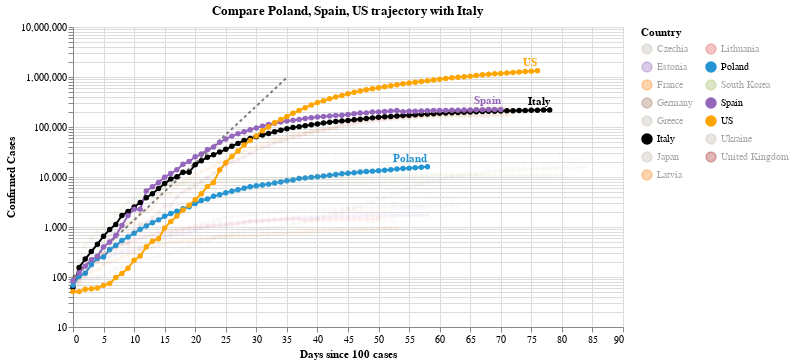

Notebook cell for this chart:
### Code cell
#hide_input
chart2 = make_since_chart(dff2, ['Poland', 'Spain', 'US'], baseline_countries)
chart2

### Figure 1 — Vega-Lite specification as saved in the notebook (floating-point values rounded to 4 significant figures; data arrays with more than 128 entries replaced by an {"elided": "..."} marker saying what was removed)
{"config": {"view": {"continuousWidth": 400, "continuousHeight": 300}}, "layer": [{"data": {"name": "data-628230001892d6798b50651be41d1b3e"}, "mark": {"type": "line", "color": "black", "opacity": 0.5, "strokeDash": [3, 3]}, "encoding": {"x": {"type": "quantitative", "field": "Days since 100 cases"}, "y": {"type": "quantitative", "field": "Confirmed Cases"}}}, {"data": {"name": "data-bd0f9c2c95d9cda0ca8de9f960e61161"}, "mark": {"type": "line", "point": true}, "encoding": {"color": {"type": "nominal", "field": "Country", "legend": {"columns": 2}, "scale": {"domain": ["Czechia", "Estonia", "France", "Germany", "Greece", "Italy", "Japan", "Latvia", "Lithuania", "Poland", "South Korea", "Spain", "US", "Ukraine", "United Kingdom"], "range": ["#C1B7AD", "#9467bd", "#F58518", "#9D755D", "#C1B7AD", "black", "#C1B7AD", "#F58518", "#E45756", "#2495D3", "#A1BA59", "#9467bd", "orange", "#C1B7AD", "brown"]}}, "opacity": {"condition": {"value": 1, "selection": "selector010"}, "value": 0.05}, "tooltip": [{"type": "nominal", "field": "Country"}, {"type": "temporal", "field": "Date"}, {"type": "quantitative", "field": "Confirmed Cases"}, {"type": "quantitative", "field": "Days since 100 cases"}], "x": {"type": "quantitative", "field": "Days since 100 cases"}, "y": {"type": "quantitative", "field": "Confirmed Cases", "scale": {"type": "log"}}}, "selection": {"selector010": {"type": "multi", "fields": ["Country"], "bind": "legend", "init": [{"Country": "Poland"}, {"Country": "Spain"}, {"Country": "US"}, {"Country": "Italy"}]}}, "width": 550}, {"data": {"name": "data-bd0f9c2c95d9cda0ca8de9f960e61161"}, "mark": {"type": "text", "align": "right", "dy": -8, "fontWeight": "bold"}, "encoding": {"color": {"type": "nominal", "field": "Country", "legend": {"columns": 2}, "scale": {"domain": ["Czechia", "Estonia", "France", "Germany", "Greece", "Italy", "Japan", "Latvia", "Lithuania", "Poland", "South Korea", "Spain", "US", "Ukraine", "United Kingdom"], "range": ["#C1B7AD", "#9467bd", "#F58518", "#9D755D", "#C1B7AD", "black", "#C1B7AD", "#F58518", "#E45756", "#2495D3", "#A1BA59", "#9467bd", "orange", "#C1B7AD", "brown"]}}, "opacity": {"condition": {"value": 1, "selection": "selector010"}, "value": 0.05}, "text": {"type": "nominal", "field": "Country"}, "tooltip": [{"type": "nominal", "field": "Country"}, {"type": "temporal", "field": "Date"}, {"type": "quantitative", "field": "Confirmed Cases"}, {"type": "quantitative", "field": "Days since 100 cases"}], "x": {"type": "quantitative", "field": "Days since 100 cases"}, "y": {"type": "quantitative", "field": "Confirmed Cases", "scale": {"type": "log"}}}, "transform": [{"filter": "(datum['Date'] >= 1589068800000)"}], "width": 550}], "title": "Compare Poland, Spain, US trajectory with Italy", "$schema": "https://vega.github.io/schema/vega-lite/v4.0.2.json", "datasets": {"data-628230001892d6798b50651be41d1b3e": [{"Days since 100 cases": 0, "Confirmed Cases": 100.0}, {"Days since 100 cases": 1, "Confirmed Cases": 130.0}, {"Days since 100 cases": 2, "Confirmed Cases": 169.0}, {"Days since 100 cases": 3, "Confirmed Cases": 219.7}, {"Days since 100 cases": 4, "Confirmed Cases": 285.6}, {"Days since 100 cases": 5, "Confirmed Cases": 371.3}, {"Days since 100 cases": 6, "Confirmed Cases": 482.7}, {"Days since 100 cases": 7, "Confirmed Cases": 627.5}, {"Days since 100 cases": 8, "Confirmed Cases": 815.7}, {"Days since 100 cases": 9, "Confirmed Cases": 1060.0}, {"Days since 100 cases": 10, "Confirmed Cases": 1379.0}, {"Days since 100 cases": 11, "Confirmed Cases": 1792.0}, {"Days since 100 cases": 12, "Confirmed Cases": 2330.0}, {"Days since 100 cases": 13, "Confirmed Cases": 3029.0}, {"Days since 100 cases": 14, "Confirmed Cases": 3937.0}, {"Days since 100 cases": 15, "Confirmed Cases": 5119.0}, {"Days since 100 cases": 16, "Confirmed Cases": 6654.0}, {"Days since 100 cases": 17, "Confirmed Cases": 8650.0}, {"Days since 100 cases": 18, "Confirmed Cases": 11250.0}, {"Days since 100 cases": 19, "Confirmed Cases": 14620.0}, {"Days since 100 cases": 20, "Confirmed Cases": 19000.0}, {"Days since 100 cases": 21, "Confirmed Cases": 24710.0}, {"Days since 100 cases": 22, "Confirmed Cases": 32120.0}, {"Days since 100 cases": 23, "Confirmed Cases": 41750.0}, {"Days since 100 cases": 24, "Confirmed Cases": 54280.0}, {"Days since 100 cases": 25, "Confirmed Cases": 70560.0}, {"Days since 100 cases": 26, "Confirmed Cases": 91730.0}, {"Days since 100 cases": 27, "Confirmed Cases": 119300.0}, {"Days since 100 cases": 28, "Confirmed Cases": 155000.0}, {"Days since 100 cases": 29, "Confirmed Cases": 201500.0}, {"Days since 100 cases": 30, "Confirmed Cases": 262000.0}, {"Days since 100 cases": 31, "Confirmed Cases": 340600.0}, {"Days since 100 cases": 32, "Confirmed Cases": 442800.0}, {"Days since 100 cases": 33, "Confirmed Cases": 575600.0}, {"Days since 100 cases": 34, "Confirmed Cases": 748300.0}, {"Days since 100 cases": 35, "Confirmed Cases": 972800.0}], "data-bd0f9c2c95d9cda0ca8de9f960e61161": {"elided": "1005 records"}}}
